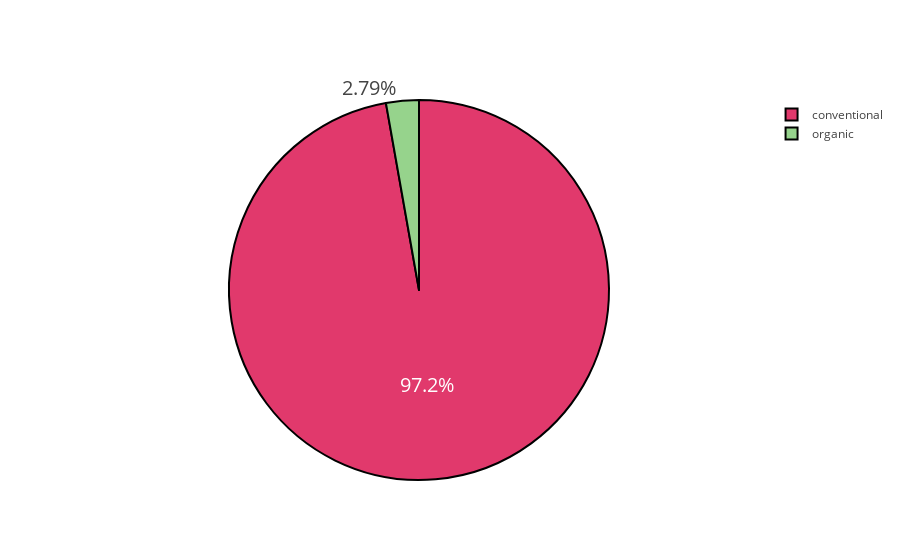

Notebook code for this chart:
### Markdown cell above
Organic vs Conventional : The main difference between organic and conventional food products are the chemicals involved during production and processing. The interest in organic food products has been rising steadily over the recent years with new health super fruits emerging.

Visualization idea influenced by: https://www.kaggle.com/rishpande/avocado-prices-data-visualization-beginner
<p>
Code influenced by:

### Code cell
typeof=df_total.groupby('type')['Total Volume'].agg('sum')
values=[typeof['conventional'],typeof['organic']]
labels=['conventional','organic']

colors = ['#E1396C', '#96D38C']

trace = go.Pie(labels=labels, values=values,   
               hoverinfo='percent', textinfo='percent', 
               textfont=dict(size=20),
               marker=dict(colors=colors, 
               line=dict(color='#000000', width=2)))

py.iplot([trace])

### Figure 1 — Plotly figure (JSON) as saved in the notebook; plotly's stock layout.template omitted (floating-point values rounded to 4 significant figures)
{"data": [{"hoverinfo": "percent", "labels": ["conventional", "organic"], "marker": {"colors": ["#E1396C", "#96D38C"], "line": {"color": "#000000", "width": 2}}, "textfont": {"size": 20}, "textinfo": "percent", "type": "pie", "uid": "fa47fdb6-38a7-4d95-89cb-fb937cd255b1", "values": [5701000000.0, 163500000.0]}], "layout": {}}
